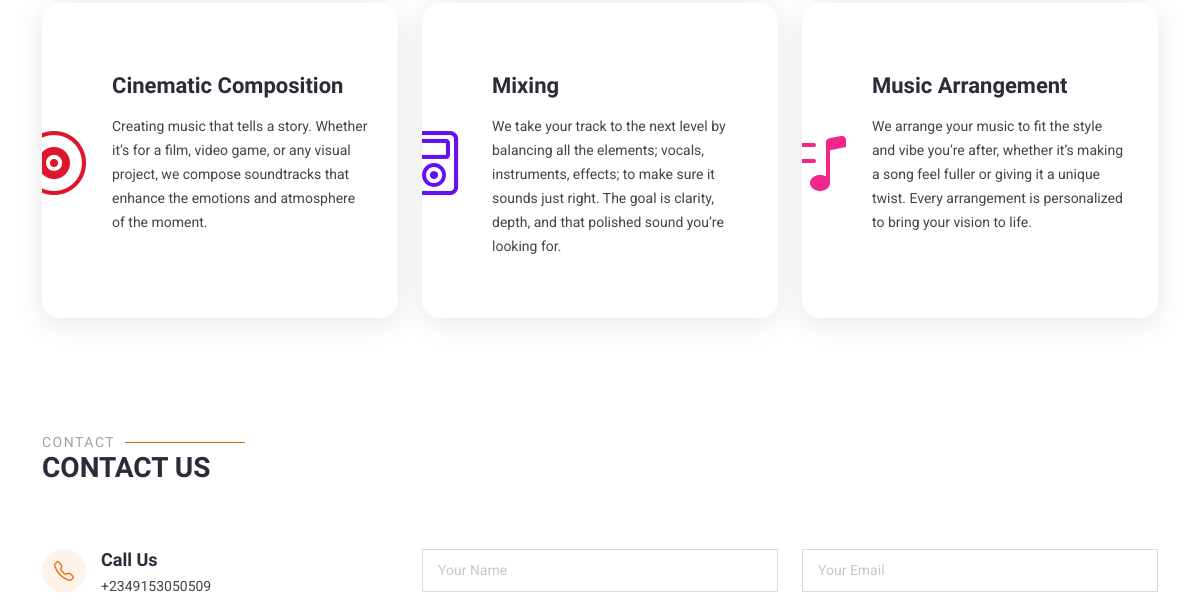
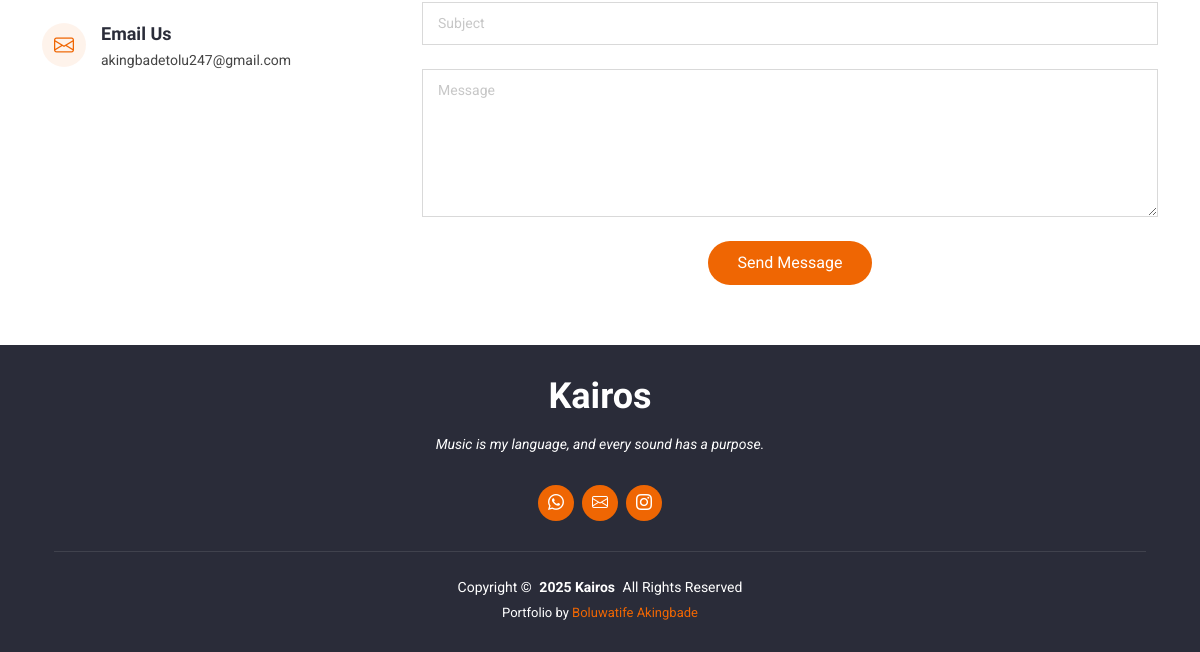
Before: / (lower part) with the older database file (2 pictures, top to bottom).
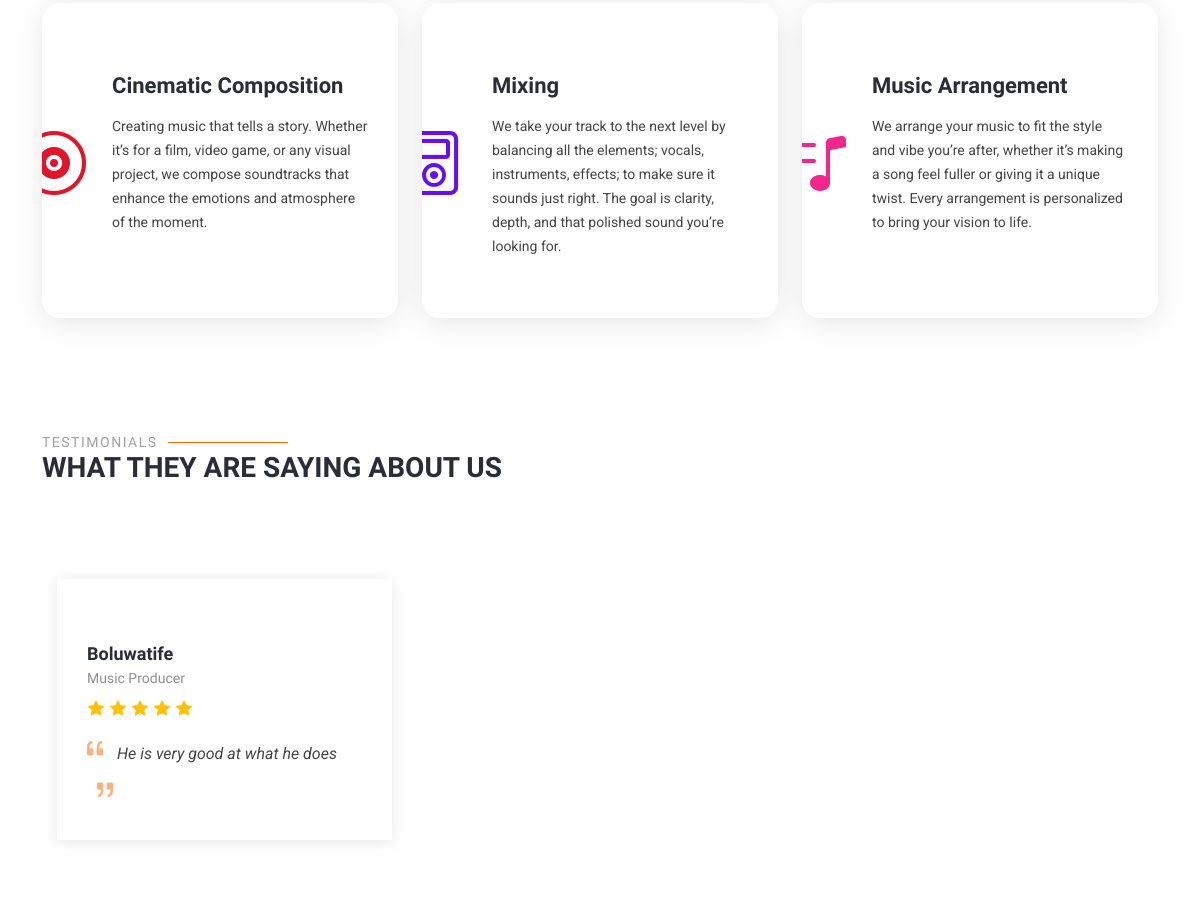
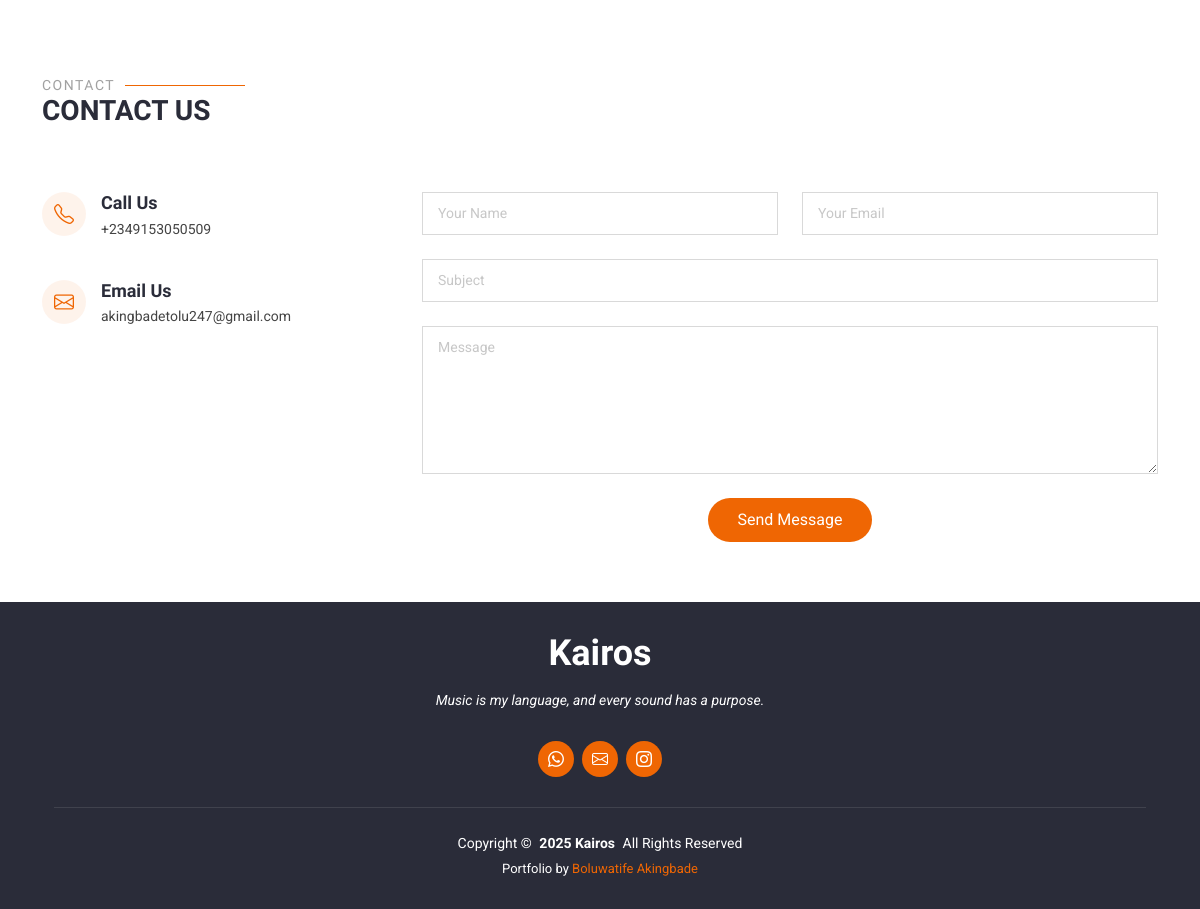
After: the same page with the newer database file (2 pictures, top to bottom).
### app/models.py (models this page shows, shortened)
class WhatOffered(models.Model):
    title = models.CharField(max_length=100)
    description = models.TextField()

class PageTitle(models.Model):
    title = models.CharField(max_length=100)

class Heropage(models.Model):
    heading_text_1 = models.CharField(max_length=100)
    heading_underline_text_1 = models.CharField(max_length=100)
    heading_description_1 = models.TextField()
    heading_text_2 = models.CharField(max_length=100)
    heading_underline_text_2 = models.CharField(max_length=100)
    heading_description_2 = models.TextField()

class Testimonial(models.Model):
    rate = {
        "1": "1",
        "2": "2",
        "3": "3",
        "4": "4",
        "5": "5",
    }
    name = models.CharField(max_length=25)
    who_you_are = models.CharField(max_length=25)
    rating = models.CharField(max_length=1, choices=rate)
    testimony = models.CharField(max_length=255)
    user_image = models.ImageField(upload_to="Testimonials")

### app/views.py (the view)
# urls.py: path("", views.home, name="home"),
def home(request):
    title = PageTitle.objects.first()
    heroitems = Heropage.objects.first()
    about = About.objects.first()
    whatoffered = WhatOffered.objects.all()
    audios = AudioFile.objects.all()
    context = {
        'title': title.title,
        'heading_text_1': heroitems.heading_text_1,
        'heading_underline_text_1': heroitems.heading_underline_text_1,
        'heading_description_1': heroitems.heading_description_1,
        'heading_text_2': heroitems.heading_text_2,
        'heading_underline_text_2': heroitems.heading_underline_text_2,
        'heading_description_2': heroitems.heading_description_2,
        'short_about': about.short_about,
        'about_list_1': about.about_list_1,
        'about_list_2': about.about_list_2,
        'about_list_3': about.about_list_3,
        'long_about': about.long_about,
        'testimonials': Testimonial.objects.all(),
        'faq': Faq.objects.all(),
        'audios': audios
    }
    for i, item in enumerate(whatoffered, start=1):
        context['what_offered_title_%s' %i] = item.title
        context['what_offered_description_%s' %i] = item.description
    return render(request, "index.html", context)

### templates/index.html (shortened to what this page needs)
<!DOCTYPE html>
{% load static %}
<html lang="en">
<head>
  <link rel="stylesheet" href="https://cdn.plyr.io/3.7.8/plyr.css">
  <link href="{% static 'vendor/bootstrap/css/bootstrap.min.css'%}" rel="stylesheet">
  <link href="{% static 'vendor/bootstrap-icons/bootstrap-icons.css'%}" rel="stylesheet">
  <link href="{% static 'vendor/aos/aos.css'%}" rel="stylesheet">
  <link href="{% static 'vendor/animate.css/animate.min.css'%}" rel="stylesheet">
  <link href="{% static 'vendor/glightbox/css/glightbox.min.css'%}" rel="stylesheet">
  <link href="{% static 'vendor/swiper/swiper-bundle.min.css'%}" rel="stylesheet">
  <link href="{% static 'css/main.css'%}" rel="stylesheet">
</head>
<body class="index-page">
  <main class="main">
    <section id="services" class="services section">
      <div class="container">
        <div class="row gy-4">
          <div class="col-lg-4 col-md-6" data-aos="fade-up" data-aos-delay="400">
            <div class="service-item position-relative fs-1 fs-md-2 fs-lg-3">
              <div class="icon">
                <i class="bi bi-vinyl" style="color: #df1529;"></i>
              </div>
              <h3>{{what_offered_title_4}}</h3>
              <p>{{what_offered_description_4}}</p>
            </div>
          </div>
          <div class="col-lg-4 col-md-6" data-aos="fade-up" data-aos-delay="500">
            <div class="service-item position-relative fs-1 fs-md-2 fs-lg-3">
              <div class="icon">
                <i class="bi bi-music-player" style="color: #6610f2;"></i>
              </div>
              <h3>{{what_offered_title_5}}</h3>
              <p>{{what_offered_description_5}}</p>
            </div>
          </div>
          <div class="col-lg-4 col-md-6" data-aos="fade-up" data-aos-delay="600">
            <div class="service-item position-relative fs-1 fs-md-2 fs-lg-3">
              <div class="icon">
                <i class="bi bi-music-note-list" style="color: #f3268c;"></i>
              </div>
              <h3>{{what_offered_title_6}}</h3>
              <p>{{what_offered_description_6}}</p>
            </div>
          </div>
        </div>
      </div>
    </section>
    {% if testimonials|length >= 1 %}
    <section id="testimonials" class="testimonials section">
      <div class="container section-title" data-aos="fade-up">
        <h2>Testimonials</h2>
        <p>What they are saying about us</p>
      </div>
      <div class="container tre" data-aos="fade-up" data-aos-delay="100">
        <div class="swiper init-swiper">
          <div class="swiper-wrapper">
            {% for testimony in testimonials %}
            <div class="swiper-slide">
              <div class="testimonial-item">
                <h3>{{testimony.name}}</h3>
                <h4>{{testimony.who_you_are}}</h4>
                <div class="stars">
                  {% for _ in ""|rjust:testimony.rating %}<i class="bi bi-star-fill"></i>
                  {% endfor %}
                </div>
                <p>
                  <i class="bi bi-quote quote-icon-left"></i>
                  <span>{{testimony.testimony}}</span>
                  <i class="bi bi-quote quote-icon-right"></i>
                </p>
              </div>
            </div>
            {% endfor %}
          </div>
        </div>
      </div>
    </section>
    {% endif %}
    <section id="contact" class="contact section">
      <div class="container section-title" data-aos="fade-up">
        <h2>Contact</h2>
        <p>Contact Us</p>
      </div>
      <div class="container tre" data-aos="fade" data-aos-delay="100">
        <div class="row gy-4">
          <div class="col-lg-4">
            <div class="info-item d-flex" data-aos="fade-up" data-aos-delay="300">
              <i class="bi bi-telephone flex-shrink-0"></i>
              <div>
                <h3>Call Us</h3>
                <p>+2349153050509</p>
              </div>
            </div>
            <div class="info-item d-flex" data-aos="fade-up" data-aos-delay="400">
              <i class="bi bi-envelope flex-shrink-0"></i>
              <div>
                <h3>Email Us</h3>
                <p>akingbadetolu247@gmail.com</p>
              </div>
            </div>
          </div>
          <div class="col-lg-8">
            <form action=mailto:"akingabdetolu247@gmail.com" method="get" class="php-email-form" data-aos="fade-up"
              data-aos-delay="200">
              <div class="row gy-4">
                <div class="col-md-6">
                  <input type="text" name="name" class="form-control" placeholder="Your Name" required="">
                </div>
                <div class="col-md-6 ">
                  <input type="email" class="form-control" name="email" placeholder="Your Email" required="">
                </div>
                <div class="col-md-12">
                  <input type="text" class="form-control" name="subject" placeholder="Subject" required="">
                </div>
                <div class="col-md-12">
                  <textarea class="form-control" name="message" rows="6" placeholder="Message" required=""></textarea>
                </div>
                <div class="col-md-12 text-center">
                  <button type="submit">Send Message</button>
                </div>
              </div>
            </form>
          </div>
        </div>
      </div>
    </section>
  </main>
  <footer id="footer" class="footer dark-background">
    <div class="container tre">
      <h3 class="sitename">{{title}}</h3>
      <p>{{heading_text_1}} {{heading_underline_text_1}}</p>
      <div class="social-links d-flex justify-content-center">
        <a href="https://wa.link/uqyxpl" target="_blank"><i class="bi bi-whatsapp"></i></a>
        <a href=mailto:"https://akingabdetolu247@gmail.com" target="_blank"><i class="bi bi-envelope"></i></a>
        <a href="https://www.instagram.com/kairoskeys/" target="_blank"><i class="bi bi-instagram"></i></a>
      </div>
      <div class="container">
        <div class="copyright">
          <span>Copyright ©</span> <strong class="px-1 sitename">2025 Kairos</strong> <span>All Rights Reserved</span>
        </div>
        <div class="credits">
          Portfolio by <a href=mailto"boluwatife8081@gmail.com">Boluwatife Akingbade</a>
        </div>
      </div>
    </div>
  </footer>
</body>
</html>

Changed rows visible on the page:
added Testimonial: name "Boluwatife", who_you_are "Music Producer", rating "5" (drawn), testimony "He is very good at what he does"
Other visible differences:
text now shown: "TESTIMONIALS WHAT THEY ARE SAYING ABOUT US"
